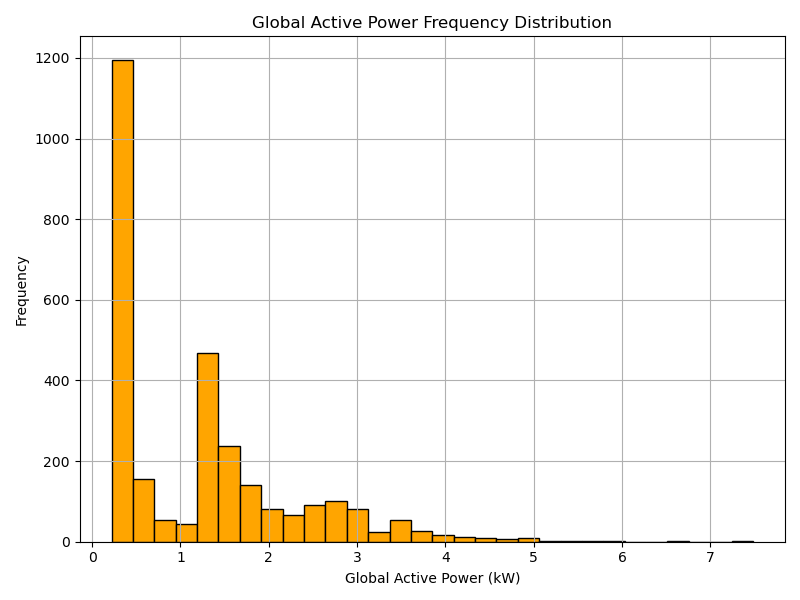

Write the Python code that produced this figure.
import pandas as pd
import matplotlib.pyplot as plt

def plot_graph4(data_subset):
	plt.figure(figsize=(8, 6))
	plt.hist(data_subset['Global_active_power'], bins=30, color='orange', edgecolor='black')
	plt.title('Global Active Power Frequency Distribution')
	plt.xlabel('Global Active Power (kW)')
	plt.ylabel('Frequency')
	plt.grid(True)
	plt.tight_layout()
	plt.savefig('plot4.png', dpi=100)
	plt.close()
